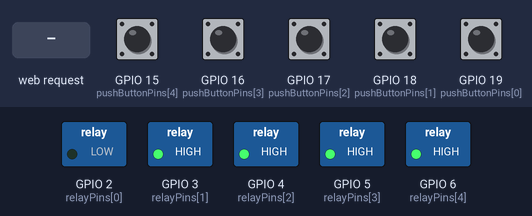
This sketch was run on a simulated ESP32. Parts: switched loads named in the sketch (green lamp = pin HIGH). Dashed ring = blinking. The test bench sets the inputs (shaded band); at power-on: GPIO 15 (pushButtonPins[4]), GPIO 16 (pushButtonPins[3]), GPIO 17 (pushButtonPins[2]), GPIO 18 (pushButtonPins[1]), GPIO 19 (pushButtonPins[0]) HIGH. WiFi joins after 1.5 s; servers stay silent unless stated; what the sketch prints to the serial monitor is not drawn.

Above: at 3.2 s.
3.3 s: GPIO 15 (pushButtonPins[4]) pulled LOW for 1.2 s
At 3.3 s:
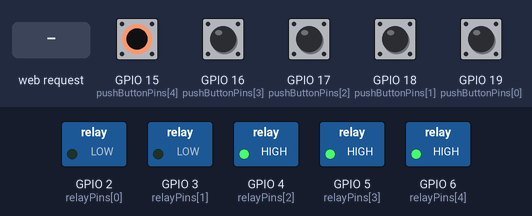
6.8 s: GPIO 16 (pushButtonPins[3]) pulled LOW for 1.2 s
At 6.9 s:
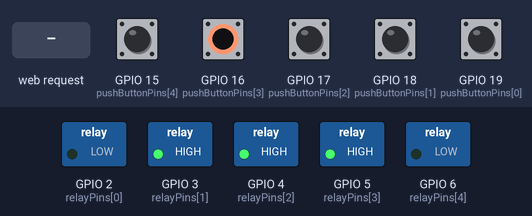
10.3 s: GPIO 17 (pushButtonPins[2]) pulled LOW for 1.2 s
At 13.1 s:
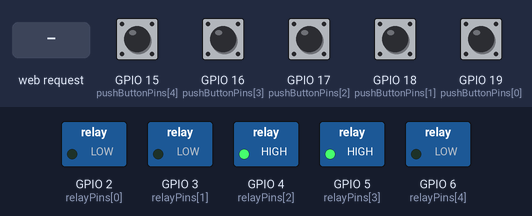
15.6 s: GPIO 19 (pushButtonPins[0]) pulled LOW for 1.2 s
At 15.7 s:
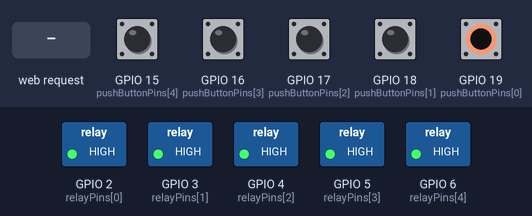
19.3 s: GPIO 15 (pushButtonPins[4]) pulled LOW for 1.2 s
24.6 s: HTTP request GET /toggle received
Timing chart, 0 to 29.7 s (numbered marks = the images above; inputs shaded):
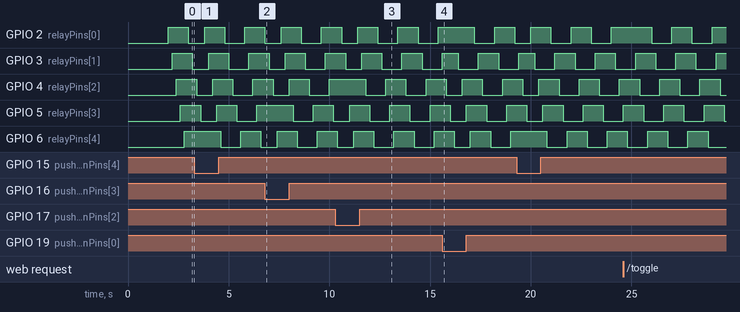

Measured:
- by itself, GPIO 2 (relayPins[0]), GPIO 6 (relayPins[4]): alternates HIGH for 1.0 s and LOW for 1.0 s
- by itself, GPIO 3 (relayPins[1]): repeats every 2.0 s: LOW 1.0 s, HIGH 1.0 s
- by itself, GPIO 4 (relayPins[2]): repeats every 2.0 s: HIGH 1.0 s, LOW 1.0 s

The sketch:

server_update_fin_1.ino
```cpp
#include <WiFi.h>
#include <WebServer.h>

const char* ssid = "YourSSID";
const char* password = "YourPassword";

WebServer server(80);
int relayPins[] = {2, 3, 4, 5, 6}; // Pins for the 5 relays
int pushButtonPins[] = {19, 18, 17, 16, 15}; // Pins for the 5 push buttons
int relayStatus[] = {LOW, LOW, LOW, LOW, LOW}; // Initial status of the relays

void setup() {
  Serial.begin(115200);

  for (int i = 0; i < 5; i++) {
    pinMode(relayPins[i], OUTPUT);
    pinMode(pushButtonPins[i], INPUT_PULLUP);
  }

  WiFi.begin(ssid, password);
  while (WiFi.status() != WL_CONNECTED) {
    delay(1000);
    Serial.println("Connecting to WiFi...");
  }
  Serial.println("Connected to WiFi");

  server.on("/", HTTP_GET, [](){
    // Create HTML with buttons to control each relay
    String html = "<!DOCTYPE html><html><head><title>Relay Control</title><style>.button{width:100px;height:100px;border-radius:50%;background-color:#ccc;display:flex;align-items:center;justify-content:center;font-size:20px;}</style></head><body><h1>Relay Control</h1>";
    for (int i = 0; i < 5; i++) {
      html += "<button class=\"button\" id=\"relayButton" + String(i) + "\">Off</button>";
    }
    html += "<script>";
    // Add JavaScript to control each relay
    for (int i = 0; i < 5; i++) {
      html += "document.getElementById(\"relayButton" + String(i) + "\").addEventListener(\"click\",function(){fetch('/toggle?relay=" + String(i) + "').then(fetchRelayStatus);});";
    }
    html += "function updateButtonStatus(status, buttonId){document.getElementById(buttonId).innerText=status;}function fetchRelayStatus(){";
    for (int i = 0; i < 5; i++) {
      html += "fetch('/status?relay=" + String(i) + "').then(response=>response.text()).then(status=>updateButtonStatus(status, 'relayButton" + String(i) + "'));";
    }
    html += "}setInterval(fetchRelayStatus,1000);</script></body></html>";
    server.send(200, "text/html", html);
  });

  server.on("/status", HTTP_GET, [](){
    int relay = server.arg("relay").toInt();
    server.send(200, "text/plain", relayStatus[relay] == HIGH ? "On" : "Off");
  });

  server.on("/toggle", HTTP_GET, [](){
    int relay = server.arg("relay").toInt();
    if (digitalRead(relayPins[relay]) == HIGH) {
      digitalWrite(relayPins[relay], LOW);
      relayStatus[relay] = LOW;
    } else {
      digitalWrite(relayPins[relay], HIGH);
      relayStatus[relay] = HIGH;
    }
    server.send(200, "text/plain", relayStatus[relay] == HIGH ? "On" : "Off");
  });

  server.begin();
}

void loop() {
  server.handleClient();
  for (int i = 0; i < 5; i++) {
    if (digitalRead(pushButtonPins[i]) == HIGH) {
      if (relayStatus[i] == HIGH) {
        digitalWrite(relayPins[i], LOW);
        relayStatus[i] = LOW;
      } else {
        digitalWrite(relayPins[i], HIGH);
        relayStatus[i] = HIGH;
      }
      delay(200); // Debouncing delay
    }
  }
}
```
